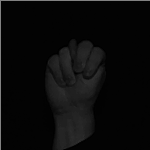
#> input picture custom_dataset/n/0.png, 150 x 150 px, found by its file name
$ python masking_test.py
#> lines starting #> are read from the running program, lines starting #| are printed output that depends on the picture; after the words box and inside, x2 and y2 are one past the last pixel; in counts of white or black regions, pixels touching at a corner belong together
import cv2 as cv
import numpy as np
import os


def open_image(path):
#> called with path = './frames/0.png'
    img = cv.imread(path)
#> img is the input picture: shape (150, 150, 3); min 0, max 129, mean 10.4
    gray = cv.cvtColor(img, cv.COLOR_BGR2GRAY)

    return img, gray


def open_operation(ex_img):
    ex_img = cv.erode(ex_img, (11, 11))
    ex_img = cv.dilate(ex_img, (11, 11))
    return ex_img


def prepare_image(grayImg):
    img1 = cv.medianBlur(grayImg, 13)
    ex_img = open_operation(img1)
    ex_img = open_operation(ex_img)
    ex_img = open_operation(ex_img)
    return ex_img

def contrast(img):
    _, mask = cv.threshold(img, thresh=50, maxval=255, type=cv.THRESH_OTSU)
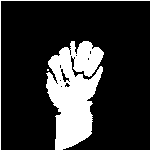
#> mask: shape (150, 150); 19.3% white; 3 white regions (1 under 20 px), largest, box (x1, y1, x2, y2) and area: (46, 41, 104, 150) 4042, (0, 0, 150, 150) 299
    ex_img = prepare_image(mask)
#> in prepare_image, `img1 = cv.medianBlur(grayImg, 13)`:
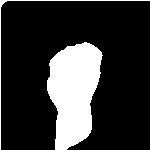
#> img1: shape (150, 150); 20% white; 2 white regions, box (x1, y1, x2, y2) and area: (47, 42, 103, 150) 4179, (0, 0, 150, 150) 316
#> in open_operation, `ex_img = cv.erode(ex_img, (11, 11))`: ex_img: shape (150, 150); 19.7% white; 2 white regions, box (x1, y1, x2, y2) and area: (47, 43, 102, 150) 4116, (0, 0, 150, 150) 316
#> in open_operation, `ex_img = cv.dilate(ex_img, (11, 11))`:
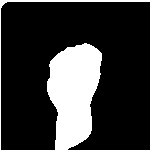
#> ex_img: shape (150, 150); 20.6% white; 2 white regions, box (x1, y1, x2, y2) and area: (47, 43, 102, 150) 4166, (0, 0, 150, 150) 465
#> in open_operation (call 2), `ex_img = cv.erode(ex_img, (11, 11))`:
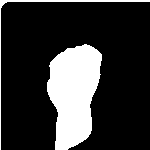
#> ex_img: shape (150, 150); 20.3% white; 2 white regions, box (x1, y1, x2, y2) and area: (47, 44, 102, 150) 4104, (0, 0, 150, 150) 465
#> in open_operation (call 2), `ex_img = cv.dilate(ex_img, (11, 11))`:
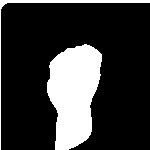
#> ex_img: shape (150, 150); 21.2% white; 2 white regions, box (x1, y1, x2, y2) and area: (47, 44, 102, 150) 4153, (0, 0, 150, 150) 614
#> in open_operation (call 3), `ex_img = cv.erode(ex_img, (11, 11))`:
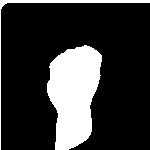
#> ex_img: shape (150, 150); 20.9% white; 2 white regions, box (x1, y1, x2, y2) and area: (47, 45, 102, 150) 4091, (0, 0, 150, 150) 614
#> in open_operation (call 3), `ex_img = cv.dilate(ex_img, (11, 11))`:
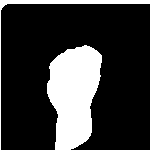
#> ex_img: shape (150, 150); 21.8% white; 2 white regions, box (x1, y1, x2, y2) and area: (47, 45, 102, 150) 4139, (0, 0, 150, 150) 763
    res = cv.bitwise_and(img, ex_img)
    cv.imshow("masked", res)
    cv.imshow("mask", mask)
    cv.imshow("unmasked", img)
    cv.waitKey(0)
    return res


def main():

    # initializations

    reg, grey = open_image("./frames/0.png")
    analysis = contrast(grey)

    cv.imshow("test", analysis)
    cv.waitKey(0)

    cv.destroyAllWindows()

main()

$ run again, with custom_dataset/n/24.png copied over custom_dataset/n/0.png
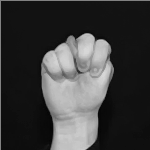
#> input picture custom_dataset/n/24.png, 150 x 150 px, found by its file name
#> in open_image, img is the input picture: shape (150, 150, 3); min 5, max 216, mean 61.4
#> in contrast, `_, mask = cv.threshold(img, thresh=50, maxval=255, type=cv.THRESH_OTSU)`:
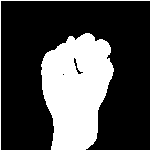
#> mask: shape (150, 150); 28.9% white; 2 white regions, box (x1, y1, x2, y2) and area: (41, 33, 114, 150) 6203, (0, 0, 150, 150) 299
#> img1: shape (150, 150); 29% white; 2 white regions, box (x1, y1, x2, y2) and area: (41, 34, 113, 150) 6204, (0, 0, 150, 150) 316
#> in open_operation (call 3), `ex_img = cv.dilate(ex_img, (11, 11))`:
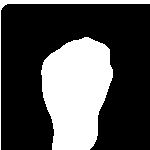
#> ex_img: shape (150, 150); 30.5% white; 2 white regions, box (x1, y1, x2, y2) and area: (41, 37, 113, 150) 6090, (0, 0, 150, 150) 763

$ run again, with custom_dataset/n/193.jpg saved as custom_dataset/n/0.png
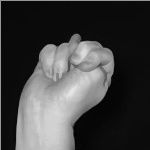
#> input picture custom_dataset/n/193.jpg, 150 x 150 px, found by its file name
#> in open_image, img is the input picture: shape (150, 150, 3); min 0, max 231, mean 66.1
#> in contrast, `_, mask = cv.threshold(img, thresh=50, maxval=255, type=cv.THRESH_OTSU)`:
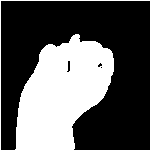
#> mask: shape (150, 150); 35% white; 2 white regions, box (x1, y1, x2, y2) and area: (15, 34, 114, 150) 7578, (0, 0, 150, 150) 299
#> img1: shape (150, 150); 35.1% white; 2 white regions, box (x1, y1, x2, y2) and area: (15, 37, 114, 150) 7578, (0, 0, 150, 150) 316
#> in open_operation (call 3), `ex_img = cv.dilate(ex_img, (11, 11))`:
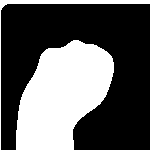
#> ex_img: shape (150, 150); 36.3% white; 2 white regions, box (x1, y1, x2, y2) and area: (16, 40, 114, 150) 7403, (0, 0, 150, 150) 763
